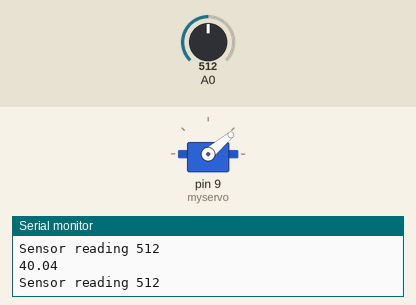
Bench run of a sketch on a simulated Arduino Uno, built with avr-gcc and run on an emulated ATmega328P. On the bench: servo, the last lines printed to the serial monitor. Inputs (shaded band) come from the test bench; at power-on: A0 = 512.

Above: at 1.2 s.
1.3 s: A0 set to 306
At 2.3 s:
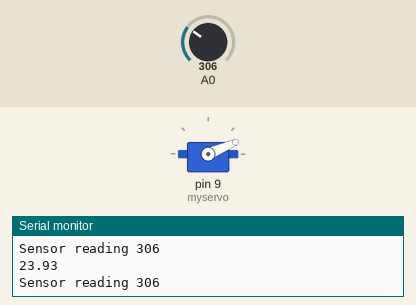
2.8 s: A0 set to 11
At 3.2 s:
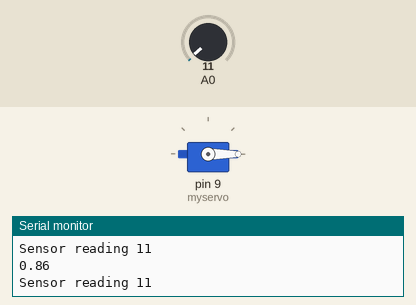
4.3 s: A0 set to 8
5.8 s: A0 set to 900
At 6.5 s:
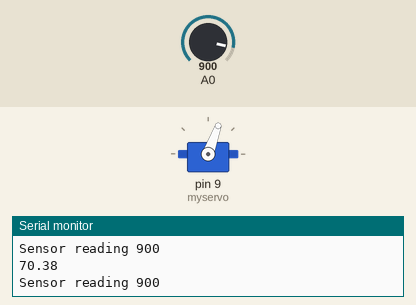
7.3 s: A0 set to 1023
At 8.0 s:
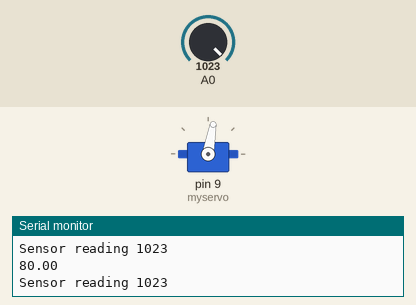
Timing chart, 0 to 9.8 s (numbered marks = the images above; inputs shaded):
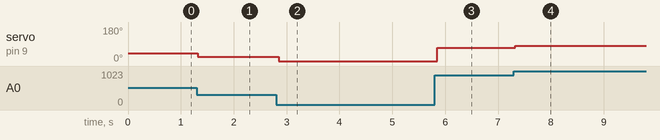

Measured:
- after the input at 1.3 s, servo on pin 9 (myservo): 40° → 23° at once
- after the input at 2.8 s, servo on pin 9 (myservo): 23° → 0° after 0.05 s
- after the input at 5.8 s, servo on pin 9 (myservo): 0° → 70° after 0.05 s
- after the input at 7.3 s, servo on pin 9 (myservo): 70° → 80° at once

The sketch:

myo_ware.ino
```cpp
#include <Servo.h>

Servo myservo;  // create servo object to control a servo
// twelve servo objects can be created on most boards

int pos = 0;    // variable to store the servo position


// the setup routine runs once when you press reset:
void setup() {
  // initialize serial communication at 9600 bits per second:
  Serial.begin(9600);
  myservo.attach(9);  // attaches the servo on pin 9 to the servo object
}

// the loop routine runs over and over again forever:
void loop() {
  // read the input on analog pin 0:
  int sensorValue = analogRead(A0);
  // Convert the analog reading (which goes from 0 - 1023) to a voltage (0 - 5V):
  float angle = sensorValue * (80.0 / 1023.0);
  // print out the value you read:
  Serial.println(angle);
  Serial.print("Sensor reading ");
  Serial.println(sensorValue);
  myservo.write(angle);

  delay(50);
}
```
